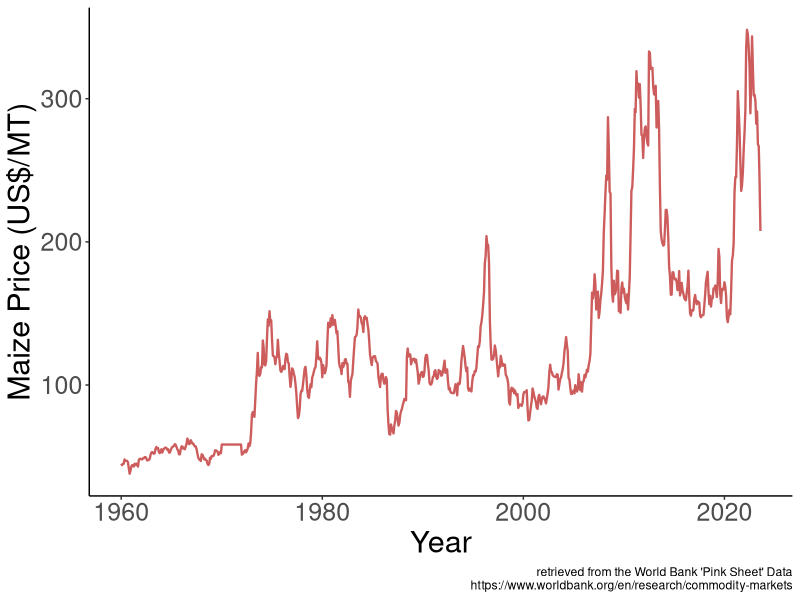

This figure's R source:
## ---- chunk 1
knitr::opts_chunk$set(echo = FALSE, fig.width = 11, fig.height = 7)
## ---- chunk 2
library(ggplot2)
library(data.table)
library(cowplot)
library(forecast)
## ---- chunk 3
dt <- fread("Data/CMO-Historical-Data-Monthly.csv")

dt$DATE <- as.Date(dt$DATE,format="%d/%m/%Y")

ggplot(dt,aes(x=DATE,y=MAIZE))+
  geom_line(color="indianred",size=.8)+
  labs(x="Year",y="Maize Price (US$/MT)",caption="retrieved from the World Bank 'Pink Sheet' Data\nhttps://www.worldbank.org/en/research/commodity-markets")+
  theme_classic()+
  theme(axis.title = element_text(size=22),axis.text = element_text(size=18))
